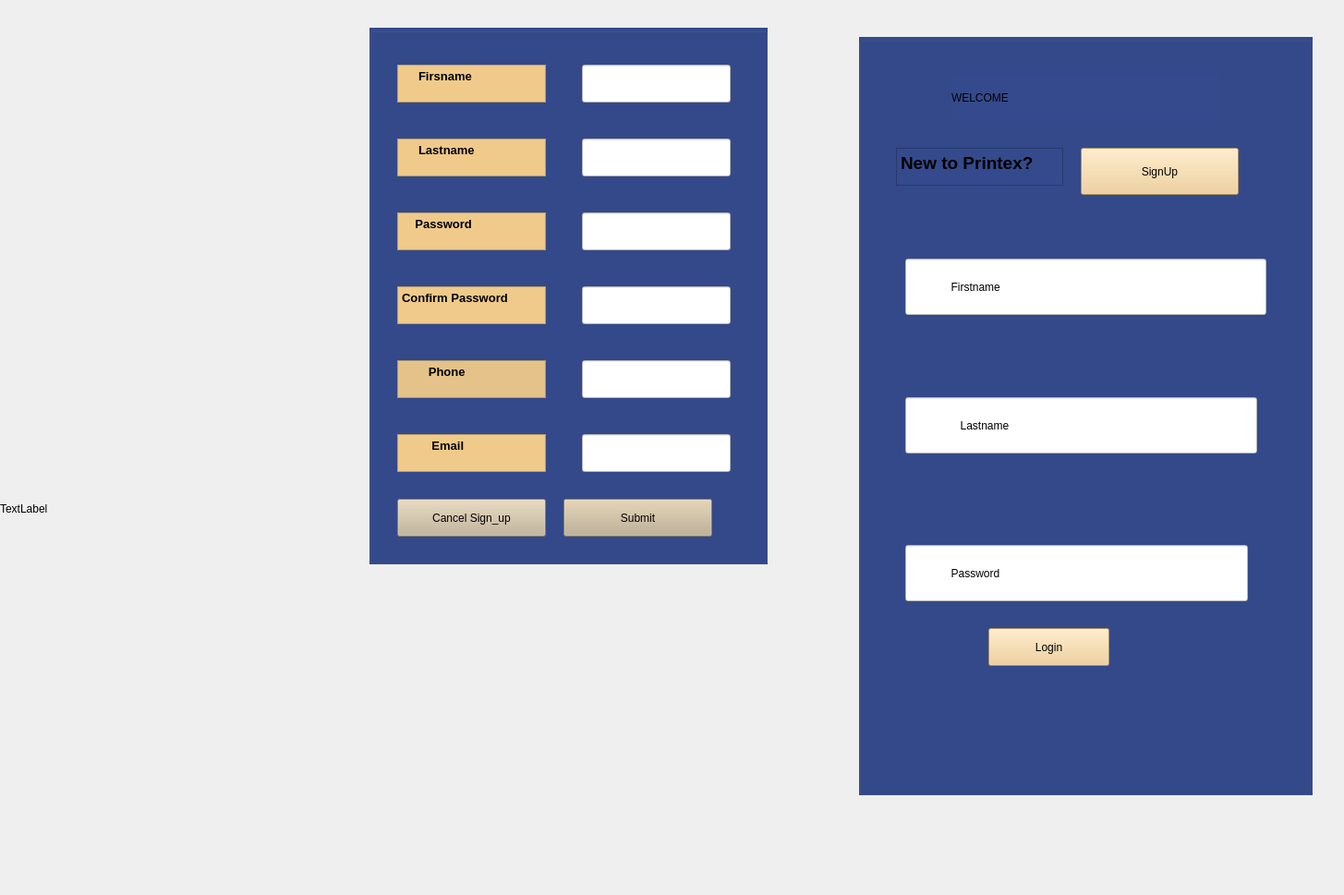
<?xml version="1.0" encoding="UTF-8"?>
<ui version="4.0">
 <class>LoginPage</class>
 <widget class="QWidget" name="LoginPage">
  <property name="geometry">
   <rect>
    <x>0</x>
    <y>0</y>
    <width>1455</width>
    <height>969</height>
   </rect>
  </property>
  <property name="windowTitle">
   <string>Form</string>
  </property>
  <widget class="QLabel" name="frame2">
   <property name="geometry">
    <rect>
     <x>0</x>
     <y>0</y>
     <width>1451</width>
     <height>971</height>
    </rect>
   </property>
   <property name="text">
    <string/>
   </property>
   <property name="pixmap">
    <pixmap>../Users/benrh/OneDrive/Pictures/Frame2.png</pixmap>
   </property>
   <property name="scaledContents">
    <bool>true</bool>
   </property>
  </widget>
  <widget class="QGroupBox" name="loginGroupBox">
   <property name="geometry">
    <rect>
     <x>930</x>
     <y>40</y>
     <width>491</width>
     <height>821</height>
    </rect>
   </property>
   <property name="styleSheet">
    <string notr="true">background-color: rgb(53, 74, 140);</string>
   </property>
   <property name="title">
    <string/>
   </property>
   <widget class="QLineEdit" name="firstNameLineEdit">
    <property name="geometry">
     <rect>
      <x>50</x>
      <y>240</y>
      <width>391</width>
      <height>61</height>
     </rect>
    </property>
    <property name="styleSheet">
     <string notr="true">background-color: rgb(255, 255, 255);
color: rgb(0, 0, 0);</string>
    </property>
    <property name="text">
     <string>              Firstname</string>
    </property>
   </widget>
   <widget class="QTextEdit" name="textEdit">
    <property name="geometry">
     <rect>
      <x>40</x>
      <y>120</y>
      <width>181</width>
      <height>41</height>
     </rect>
    </property>
    <property name="styleSheet">
     <string notr="true">background-color: rgb(53, 74, 140);
border-color: rgb(49, 68, 128);</string>
    </property>
    <property name="html">
     <string>&lt;!DOCTYPE HTML PUBLIC &quot;-//W3C//DTD HTML 4.0//EN&quot; &quot;http://www.w3.org/TR/REC-html40/strict.dtd&quot;&gt;
&lt;html&gt;&lt;head&gt;&lt;meta name=&quot;qrichtext&quot; content=&quot;1&quot; /&gt;&lt;meta charset=&quot;utf-8&quot; /&gt;&lt;style type=&quot;text/css&quot;&gt;
p, li { white-space: pre-wrap; }
hr { height: 1px; border-width: 0; }
li.unchecked::marker { content: &quot;\2610&quot;; }
li.checked::marker { content: &quot;\2612&quot;; }
&lt;/style&gt;&lt;/head&gt;&lt;body style=&quot; font-family:'Segoe UI'; font-size:9pt; font-weight:400; font-style:normal;&quot;&gt;
&lt;p style=&quot; margin-top:0px; margin-bottom:0px; margin-left:0px; margin-right:0px; -qt-block-indent:0; text-indent:0px;&quot;&gt;&lt;span style=&quot; font-size:14pt; font-weight:700;&quot;&gt;New to Printex?&lt;/span&gt;&lt;/p&gt;&lt;/body&gt;&lt;/html&gt;</string>
    </property>
   </widget>
   <widget class="QPushButton" name="loginButton">
    <property name="geometry">
     <rect>
      <x>140</x>
      <y>640</y>
      <width>131</width>
      <height>41</height>
     </rect>
    </property>
    <property name="styleSheet">
     <string notr="true">background-color: rgb(239, 202, 138);
font: 9pt &quot;Segoe UI&quot;;
font: 11pt &quot;Lucida Bright&quot;;
color: rgb(0, 0, 0);</string>
    </property>
    <property name="text">
     <string>Login</string>
    </property>
   </widget>
   <widget class="QLineEdit" name="lastNameLineEdit">
    <property name="geometry">
     <rect>
      <x>50</x>
      <y>390</y>
      <width>381</width>
      <height>61</height>
     </rect>
    </property>
    <property name="styleSheet">
     <string notr="true">background-color: rgb(255, 255, 255);
color: rgb(0, 0, 0);</string>
    </property>
    <property name="text">
     <string>                 Lastname</string>
    </property>
   </widget>
   <widget class="QLineEdit" name="passwordLineEdit">
    <property name="geometry">
     <rect>
      <x>50</x>
      <y>550</y>
      <width>371</width>
      <height>61</height>
     </rect>
    </property>
    <property name="styleSheet">
     <string notr="true">background-color: rgb(255, 255, 255);
color: rgb(0, 0, 0);</string>
    </property>
    <property name="text">
     <string>              Password</string>
    </property>
   </widget>
   <widget class="QPushButton" name="signUpButton">
    <property name="geometry">
     <rect>
      <x>240</x>
      <y>120</y>
      <width>171</width>
      <height>51</height>
     </rect>
    </property>
    <property name="styleSheet">
     <string notr="true">background-color: rgb(239, 202, 138);
font: 9pt &quot;Segoe UI&quot;;
font: 11pt &quot;Lucida Bright&quot;;
color: rgb(0, 0, 0);</string>
    </property>
    <property name="text">
     <string>SignUp</string>
    </property>
   </widget>
   <widget class="QLabel" name="label_2">
    <property name="geometry">
     <rect>
      <x>100</x>
      <y>40</y>
      <width>291</width>
      <height>51</height>
     </rect>
    </property>
    <property name="styleSheet">
     <string notr="true">font: 700 18pt &quot;PT Mirror&quot;;
font: 700 28pt &quot;Segoe Print&quot;;</string>
    </property>
    <property name="text">
     <string>WELCOME</string>
    </property>
   </widget>
  </widget>
  <widget class="QGroupBox" name="signUpGroupBox">
   <property name="geometry">
    <rect>
     <x>400</x>
     <y>30</y>
     <width>431</width>
     <height>581</height>
    </rect>
   </property>
   <property name="styleSheet">
    <string notr="true">background-color: rgb(53, 74, 140);</string>
   </property>
   <property name="title">
    <string/>
   </property>
   <widget class="QTextEdit" name="QTextEdit_firstname">
    <property name="geometry">
     <rect>
      <x>30</x>
      <y>40</y>
      <width>161</width>
      <height>41</height>
     </rect>
    </property>
    <property name="styleSheet">
     <string notr="true">background-color: rgb(236, 140, 59);
color: rgb(0, 0, 0);
background-color: rgb(239, 202, 138);
font: 9pt &quot;Pristina&quot;;</string>
    </property>
    <property name="html">
     <string>&lt;!DOCTYPE HTML PUBLIC &quot;-//W3C//DTD HTML 4.0//EN&quot; &quot;http://www.w3.org/TR/REC-html40/strict.dtd&quot;&gt;
&lt;html&gt;&lt;head&gt;&lt;meta name=&quot;qrichtext&quot; content=&quot;1&quot; /&gt;&lt;meta charset=&quot;utf-8&quot; /&gt;&lt;style type=&quot;text/css&quot;&gt;
p, li { white-space: pre-wrap; }
hr { height: 1px; border-width: 0; }
li.unchecked::marker { content: &quot;\2610&quot;; }
li.checked::marker { content: &quot;\2612&quot;; }
&lt;/style&gt;&lt;/head&gt;&lt;body style=&quot; font-family:'Pristina'; font-size:9pt; font-weight:400; font-style:normal;&quot;&gt;
&lt;p style=&quot; margin-top:0px; margin-bottom:0px; margin-left:0px; margin-right:0px; -qt-block-indent:0; text-indent:0px;&quot;&gt;&lt;span style=&quot; font-family:'Segoe UI'; font-size:10pt; font-weight:700;&quot;&gt;     Firsname&lt;/span&gt;&lt;/p&gt;&lt;/body&gt;&lt;/html&gt;</string>
    </property>
   </widget>
   <widget class="QTextEdit" name="QTextEdit_firstname_2">
    <property name="geometry">
     <rect>
      <x>30</x>
      <y>120</y>
      <width>161</width>
      <height>41</height>
     </rect>
    </property>
    <property name="styleSheet">
     <string notr="true">background-color: rgb(236, 140, 59);
color: rgb(0, 0, 0);
background-color: rgb(239, 202, 138);
font: 9pt &quot;Pristina&quot;;</string>
    </property>
    <property name="html">
     <string>&lt;!DOCTYPE HTML PUBLIC &quot;-//W3C//DTD HTML 4.0//EN&quot; &quot;http://www.w3.org/TR/REC-html40/strict.dtd&quot;&gt;
&lt;html&gt;&lt;head&gt;&lt;meta name=&quot;qrichtext&quot; content=&quot;1&quot; /&gt;&lt;meta charset=&quot;utf-8&quot; /&gt;&lt;style type=&quot;text/css&quot;&gt;
p, li { white-space: pre-wrap; }
hr { height: 1px; border-width: 0; }
li.unchecked::marker { content: &quot;\2610&quot;; }
li.checked::marker { content: &quot;\2612&quot;; }
&lt;/style&gt;&lt;/head&gt;&lt;body style=&quot; font-family:'Pristina'; font-size:9pt; font-weight:400; font-style:normal;&quot;&gt;
&lt;p style=&quot; margin-top:0px; margin-bottom:0px; margin-left:0px; margin-right:0px; -qt-block-indent:0; text-indent:0px;&quot;&gt;&lt;span style=&quot; font-family:'Segoe UI'; font-size:10pt; font-weight:700;&quot;&gt;     Lastname&lt;/span&gt;&lt;/p&gt;&lt;/body&gt;&lt;/html&gt;</string>
    </property>
   </widget>
   <widget class="QTextEdit" name="QTextEdit_firstname_3">
    <property name="geometry">
     <rect>
      <x>30</x>
      <y>200</y>
      <width>161</width>
      <height>41</height>
     </rect>
    </property>
    <property name="styleSheet">
     <string notr="true">background-color: rgb(239, 202, 138);
color: rgb(0, 0, 0);
font: 9pt &quot;Pristina&quot;;</string>
    </property>
    <property name="html">
     <string>&lt;!DOCTYPE HTML PUBLIC &quot;-//W3C//DTD HTML 4.0//EN&quot; &quot;http://www.w3.org/TR/REC-html40/strict.dtd&quot;&gt;
&lt;html&gt;&lt;head&gt;&lt;meta name=&quot;qrichtext&quot; content=&quot;1&quot; /&gt;&lt;meta charset=&quot;utf-8&quot; /&gt;&lt;style type=&quot;text/css&quot;&gt;
p, li { white-space: pre-wrap; }
hr { height: 1px; border-width: 0; }
li.unchecked::marker { content: &quot;\2610&quot;; }
li.checked::marker { content: &quot;\2612&quot;; }
&lt;/style&gt;&lt;/head&gt;&lt;body style=&quot; font-family:'Pristina'; font-size:9pt; font-weight:400; font-style:normal;&quot;&gt;
&lt;p style=&quot; margin-top:0px; margin-bottom:0px; margin-left:0px; margin-right:0px; -qt-block-indent:0; text-indent:0px;&quot;&gt;&lt;span style=&quot; font-family:'Segoe UI'; font-size:10pt; font-weight:700;&quot;&gt;    Password&lt;/span&gt;&lt;/p&gt;&lt;/body&gt;&lt;/html&gt;</string>
    </property>
   </widget>
   <widget class="QTextEdit" name="QTextEdit_firstname_4">
    <property name="geometry">
     <rect>
      <x>30</x>
      <y>280</y>
      <width>161</width>
      <height>41</height>
     </rect>
    </property>
    <property name="styleSheet">
     <string notr="true">background-color: rgb(236, 140, 59);
color: rgb(0, 0, 0);
background-color: rgb(239, 202, 138);
font: 9pt &quot;Pristina&quot;;</string>
    </property>
    <property name="html">
     <string>&lt;!DOCTYPE HTML PUBLIC &quot;-//W3C//DTD HTML 4.0//EN&quot; &quot;http://www.w3.org/TR/REC-html40/strict.dtd&quot;&gt;
&lt;html&gt;&lt;head&gt;&lt;meta name=&quot;qrichtext&quot; content=&quot;1&quot; /&gt;&lt;meta charset=&quot;utf-8&quot; /&gt;&lt;style type=&quot;text/css&quot;&gt;
p, li { white-space: pre-wrap; }
hr { height: 1px; border-width: 0; }
li.unchecked::marker { content: &quot;\2610&quot;; }
li.checked::marker { content: &quot;\2612&quot;; }
&lt;/style&gt;&lt;/head&gt;&lt;body style=&quot; font-family:'Pristina'; font-size:9pt; font-weight:400; font-style:normal;&quot;&gt;
&lt;p style=&quot; margin-top:0px; margin-bottom:0px; margin-left:0px; margin-right:0px; -qt-block-indent:0; text-indent:0px;&quot;&gt;&lt;span style=&quot; font-family:'Segoe UI'; font-size:10pt; font-weight:700;&quot;&gt;Confirm Password&lt;/span&gt;&lt;/p&gt;&lt;/body&gt;&lt;/html&gt;</string>
    </property>
   </widget>
   <widget class="QTextEdit" name="QTextEdit_firstname_5">
    <property name="geometry">
     <rect>
      <x>30</x>
      <y>440</y>
      <width>161</width>
      <height>41</height>
     </rect>
    </property>
    <property name="styleSheet">
     <string notr="true">background-color: rgb(236, 140, 59);
color: rgb(0, 0, 0);
background-color: rgb(239, 202, 138);
font: 9pt &quot;Pristina&quot;;</string>
    </property>
    <property name="html">
     <string>&lt;!DOCTYPE HTML PUBLIC &quot;-//W3C//DTD HTML 4.0//EN&quot; &quot;http://www.w3.org/TR/REC-html40/strict.dtd&quot;&gt;
&lt;html&gt;&lt;head&gt;&lt;meta name=&quot;qrichtext&quot; content=&quot;1&quot; /&gt;&lt;meta charset=&quot;utf-8&quot; /&gt;&lt;style type=&quot;text/css&quot;&gt;
p, li { white-space: pre-wrap; }
hr { height: 1px; border-width: 0; }
li.unchecked::marker { content: &quot;\2610&quot;; }
li.checked::marker { content: &quot;\2612&quot;; }
&lt;/style&gt;&lt;/head&gt;&lt;body style=&quot; font-family:'Pristina'; font-size:9pt; font-weight:400; font-style:normal;&quot;&gt;
&lt;p style=&quot; margin-top:0px; margin-bottom:0px; margin-left:0px; margin-right:0px; -qt-block-indent:0; text-indent:0px;&quot;&gt;&lt;span style=&quot; font-family:'Segoe UI'; font-size:10pt; font-weight:700;&quot;&gt;         Email&lt;/span&gt;&lt;/p&gt;&lt;/body&gt;&lt;/html&gt;</string>
    </property>
   </widget>
   <widget class="QTextEdit" name="QTextEdit_firstname_6">
    <property name="geometry">
     <rect>
      <x>30</x>
      <y>360</y>
      <width>161</width>
      <height>41</height>
     </rect>
    </property>
    <property name="styleSheet">
     <string notr="true">background-color: rgb(236, 140, 59);
color: rgb(0, 0, 0);
background-color: rgb(228, 194, 138);
font: 9pt &quot;Pristina&quot;;</string>
    </property>
    <property name="html">
     <string>&lt;!DOCTYPE HTML PUBLIC &quot;-//W3C//DTD HTML 4.0//EN&quot; &quot;http://www.w3.org/TR/REC-html40/strict.dtd&quot;&gt;
&lt;html&gt;&lt;head&gt;&lt;meta name=&quot;qrichtext&quot; content=&quot;1&quot; /&gt;&lt;meta charset=&quot;utf-8&quot; /&gt;&lt;style type=&quot;text/css&quot;&gt;
p, li { white-space: pre-wrap; }
hr { height: 1px; border-width: 0; }
li.unchecked::marker { content: &quot;\2610&quot;; }
li.checked::marker { content: &quot;\2612&quot;; }
&lt;/style&gt;&lt;/head&gt;&lt;body style=&quot; font-family:'Pristina'; font-size:9pt; font-weight:400; font-style:normal;&quot;&gt;
&lt;p style=&quot; margin-top:0px; margin-bottom:0px; margin-left:0px; margin-right:0px; -qt-block-indent:0; text-indent:0px;&quot;&gt;&lt;span style=&quot; font-family:'Segoe UI'; font-size:10pt; font-weight:700;&quot;&gt;        Phone&lt;/span&gt;&lt;/p&gt;&lt;/body&gt;&lt;/html&gt;</string>
    </property>
   </widget>
   <widget class="QLineEdit" name="emailLineEdit">
    <property name="geometry">
     <rect>
      <x>230</x>
      <y>440</y>
      <width>161</width>
      <height>41</height>
     </rect>
    </property>
    <property name="styleSheet">
     <string notr="true">background-color: rgb(255, 255, 255);
color: rgb(0, 0, 0);</string>
    </property>
   </widget>
   <widget class="QLineEdit" name="confirmPasswordLineEdit">
    <property name="geometry">
     <rect>
      <x>230</x>
      <y>280</y>
      <width>161</width>
      <height>41</height>
     </rect>
    </property>
    <property name="styleSheet">
     <string notr="true">background-color: rgb(255, 255, 255);
color: rgb(0, 0, 0);</string>
    </property>
   </widget>
   <widget class="QLineEdit" name="phoneLineEdit">
    <property name="geometry">
     <rect>
      <x>230</x>
      <y>360</y>
      <width>161</width>
      <height>41</height>
     </rect>
    </property>
    <property name="styleSheet">
     <string notr="true">background-color: rgb(255, 255, 255);
color: rgb(0, 0, 0);</string>
    </property>
   </widget>
   <widget class="QLineEdit" name="signUpLastNameLineEdit">
    <property name="geometry">
     <rect>
      <x>230</x>
      <y>120</y>
      <width>161</width>
      <height>41</height>
     </rect>
    </property>
    <property name="styleSheet">
     <string notr="true">background-color: rgb(255, 255, 255);
color: rgb(0, 0, 0);</string>
    </property>
   </widget>
   <widget class="QLineEdit" name="signUpPasswordLineEdit">
    <property name="geometry">
     <rect>
      <x>230</x>
      <y>200</y>
      <width>161</width>
      <height>41</height>
     </rect>
    </property>
    <property name="styleSheet">
     <string notr="true">background-color: rgb(255, 255, 255);
color: rgb(0, 0, 0);</string>
    </property>
   </widget>
   <widget class="QLineEdit" name="signUpFirstNameLineEdit">
    <property name="geometry">
     <rect>
      <x>230</x>
      <y>40</y>
      <width>161</width>
      <height>41</height>
     </rect>
    </property>
    <property name="styleSheet">
     <string notr="true">background-color: rgb(255, 255, 255);
color: rgb(0, 0, 0);</string>
    </property>
   </widget>
   <widget class="QPushButton" name="cancelSignUpButton">
    <property name="geometry">
     <rect>
      <x>30</x>
      <y>510</y>
      <width>161</width>
      <height>41</height>
     </rect>
    </property>
    <property name="styleSheet">
     <string notr="true">background-color: rgb(195, 179, 150);
font: 900 9pt &quot;Segoe UI&quot;;
color: rgb(0, 0, 0);</string>
    </property>
    <property name="text">
     <string>Cancel Sign_up</string>
    </property>
   </widget>
   <widget class="QPushButton" name="submitSignUpButton">
    <property name="geometry">
     <rect>
      <x>210</x>
      <y>510</y>
      <width>161</width>
      <height>41</height>
     </rect>
    </property>
    <property name="styleSheet">
     <string notr="true">background-color: rgb(53, 74, 139);
font: 900 9pt &quot;Segoe UI&quot;;
background-color: rgb(191, 174, 142);
color: rgb(0, 0, 0);</string>
    </property>
    <property name="text">
     <string>Submit</string>
    </property>
   </widget>
  </widget>
  <widget class="QLabel" name="label">
   <property name="geometry">
    <rect>
     <x>0</x>
     <y>130</y>
     <width>1461</width>
     <height>841</height>
    </rect>
   </property>
   <property name="text">
    <string>TextLabel</string>
   </property>
  </widget>
  <zorder>label</zorder>
  <zorder>frame2</zorder>
  <zorder>loginGroupBox</zorder>
  <zorder>signUpGroupBox</zorder>
 </widget>
 <resources/>
 <connections/>
</ui>
